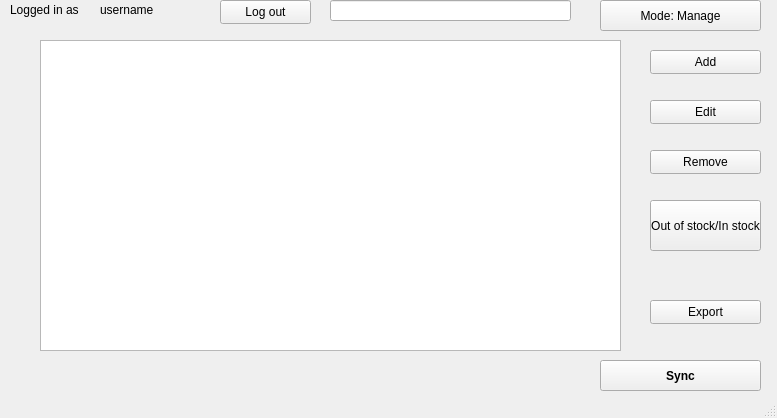
<?xml version="1.0" encoding="UTF-8"?>
<ui version="4.0">
 <class>MainWindow</class>
 <widget class="QMainWindow" name="MainWindow">
  <property name="geometry">
   <rect>
    <x>0</x>
    <y>0</y>
    <width>777</width>
    <height>418</height>
   </rect>
  </property>
  <property name="windowTitle">
   <string>Bookstore Management App</string>
  </property>
  <property name="locale">
   <locale language="English" country="UnitedStates"/>
  </property>
  <widget class="QWidget" name="centralwidget">
   <widget class="QLabel" name="label">
    <property name="geometry">
     <rect>
      <x>10</x>
      <y>0</y>
      <width>141</width>
      <height>20</height>
     </rect>
    </property>
    <property name="text">
     <string>Logged in as</string>
    </property>
   </widget>
   <widget class="QLabel" name="username">
    <property name="geometry">
     <rect>
      <x>100</x>
      <y>0</y>
      <width>91</width>
      <height>20</height>
     </rect>
    </property>
    <property name="text">
     <string>username</string>
    </property>
   </widget>
   <widget class="QPushButton" name="logoutBtn">
    <property name="geometry">
     <rect>
      <x>220</x>
      <y>0</y>
      <width>91</width>
      <height>24</height>
     </rect>
    </property>
    <property name="text">
     <string>Log out</string>
    </property>
   </widget>
   <widget class="QLineEdit" name="searchBar">
    <property name="geometry">
     <rect>
      <x>330</x>
      <y>0</y>
      <width>241</width>
      <height>21</height>
     </rect>
    </property>
   </widget>
   <widget class="QPushButton" name="modeChangeBtn">
    <property name="geometry">
     <rect>
      <x>600</x>
      <y>0</y>
      <width>161</width>
      <height>31</height>
     </rect>
    </property>
    <property name="text">
     <string>Mode: Manage</string>
    </property>
   </widget>
   <widget class="QTableWidget" name="dataTable">
    <property name="geometry">
     <rect>
      <x>40</x>
      <y>40</y>
      <width>581</width>
      <height>311</height>
     </rect>
    </property>
    <property name="editTriggers">
     <set>QAbstractItemView::NoEditTriggers</set>
    </property>
    <property name="selectionBehavior">
     <enum>QAbstractItemView::SelectRows</enum>
    </property>
    <property name="sortingEnabled">
     <bool>true</bool>
    </property>
    <attribute name="horizontalHeaderCascadingSectionResizes">
     <bool>true</bool>
    </attribute>
    <attribute name="horizontalHeaderDefaultSectionSize">
     <number>80</number>
    </attribute>
    <attribute name="horizontalHeaderShowSortIndicator" stdset="0">
     <bool>true</bool>
    </attribute>
   </widget>
   <widget class="QPushButton" name="addBtn">
    <property name="geometry">
     <rect>
      <x>650</x>
      <y>50</y>
      <width>111</width>
      <height>24</height>
     </rect>
    </property>
    <property name="text">
     <string>Add</string>
    </property>
   </widget>
   <widget class="QPushButton" name="editBtn">
    <property name="geometry">
     <rect>
      <x>650</x>
      <y>100</y>
      <width>111</width>
      <height>24</height>
     </rect>
    </property>
    <property name="text">
     <string>Edit</string>
    </property>
   </widget>
   <widget class="QPushButton" name="removeBtn">
    <property name="geometry">
     <rect>
      <x>650</x>
      <y>150</y>
      <width>111</width>
      <height>24</height>
     </rect>
    </property>
    <property name="text">
     <string>Remove</string>
    </property>
   </widget>
   <widget class="QPushButton" name="stockBtn">
    <property name="geometry">
     <rect>
      <x>650</x>
      <y>200</y>
      <width>111</width>
      <height>51</height>
     </rect>
    </property>
    <property name="text">
     <string>Out of stock/In stock</string>
    </property>
   </widget>
   <widget class="QPushButton" name="exportBtn">
    <property name="geometry">
     <rect>
      <x>650</x>
      <y>300</y>
      <width>111</width>
      <height>24</height>
     </rect>
    </property>
    <property name="text">
     <string>Export</string>
    </property>
   </widget>
   <widget class="QPushButton" name="syncBtn">
    <property name="geometry">
     <rect>
      <x>600</x>
      <y>360</y>
      <width>161</width>
      <height>31</height>
     </rect>
    </property>
    <property name="font">
     <font>
      <bold>true</bold>
     </font>
    </property>
    <property name="text">
     <string>Sync</string>
    </property>
   </widget>
  </widget>
  <widget class="QMenuBar" name="menubar">
   <property name="geometry">
    <rect>
     <x>0</x>
     <y>0</y>
     <width>777</width>
     <height>25</height>
    </rect>
   </property>
  </widget>
  <widget class="QStatusBar" name="statusbar"/>
 </widget>
 <resources/>
 <connections/>
</ui>
